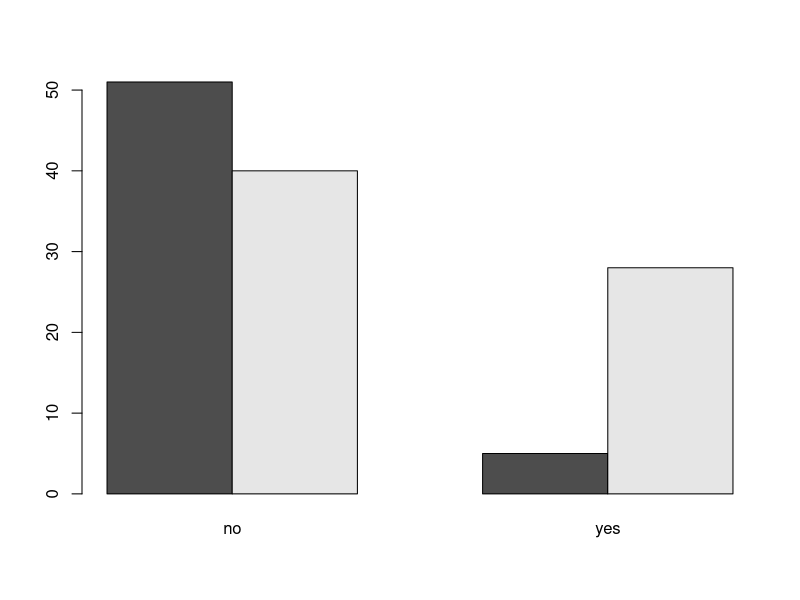
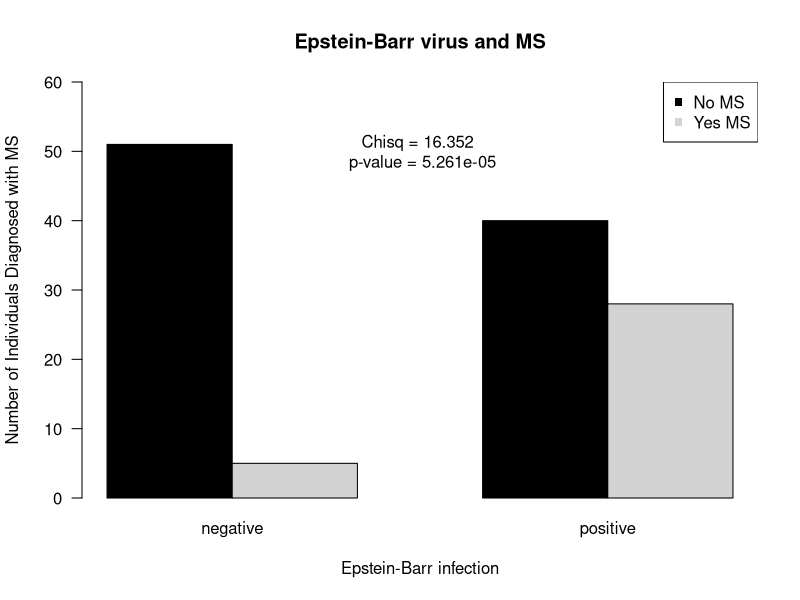

These figures' R source, in order:
#HW: Use what you learned in the training script as a guide to evaluate whether the probability of being diagnosed 
# with multiple sclerosis (MS) is conditional on infection by the Epstein-Barr virus (EBv) or not.

#Import the data
MSdat <- read.csv("data/EBV_MS.csv")
head(MSdat)

#Summarize the data in a table
MS_summary <- table(MSdat)
print(MS_summary)

#Make a barplot of the data
barplot(MS_summary, beside = T)

#Flip it
flipped_data <- t(MS_summary)
print(flipped_data)

# graph it, also store coords in barx
barx <- barplot(flipped_data, beside = T, ylab="Number of Individuals Diagnosed with MS", 
        ylim=c(0,60), main = "Epstein-Barr virus and MS", las= 1, col = c("black", "lightgrey"), 
        xlab = "Epstein-Barr infection")

#Add a legend to the top right of the graph. Make sure the colors correspond accurately to the colors you put in your graph.
legend("topright", legend = c("No MS","Yes MS"), pch=15, col = c("black", "lightgrey"))

#Now we use a chi squared test to see if the difference in proportions we observe can be explained by sampling error (chance). summary() does the same test, slightly different math...
chisq.test(flipped_data)
summary(flipped_data)

# slightly different because chisq.test() uses continuity correction (-0.5 to account for small sample sizes... 
# esp. in 2x2 tables)


#The barx object shows the x values for each bar (where each bar is located along the x axis). 
# You can use this information to designate where to place your p value text.
print(barx)
#Let's put the text at x = 3.5 and y = 50:
text(3.5, 50, "Chisq = 16.352 \n p-value = 5.261e-05")

# claim: MS diagnosis seems to be influenced by Epstein-Barr virus infection - absence of infection greatly 
# decreases probability of MS diagnosis.
